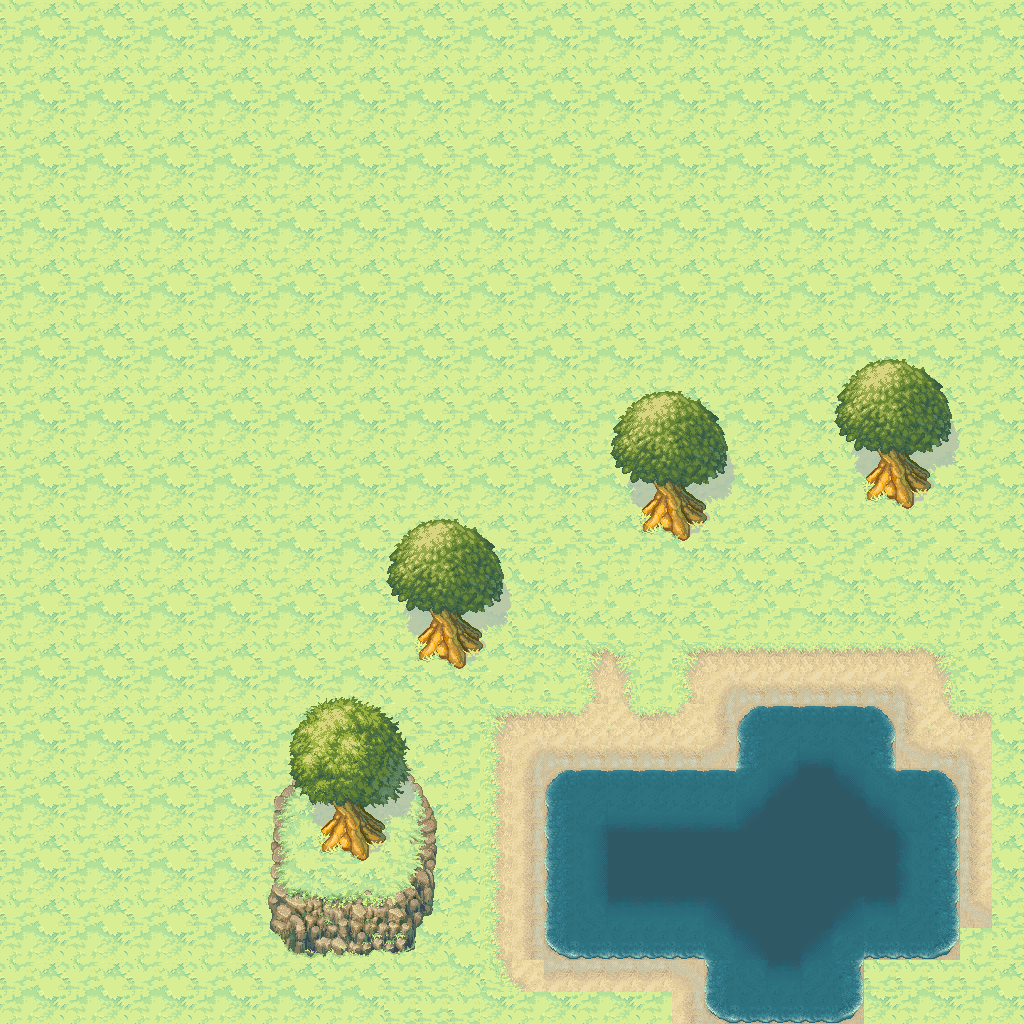

A 2D game scene composited from a Tiled map and its tileset images. What follows is a short description and the map's XML, with each tile layer's data collapsed to a summary:
An orthogonal 32x32 tile map with 32x32 px tiles, 5 tile layers (Tile Layer 1, Tile Layer 2, Tile Layer 3, Tile Layer 4, ...).

<map version="1.2" tiledversion="1.2.3" orientation="orthogonal" renderorder="right-down" width="32" height="32" tilewidth="32" tileheight="32" infinite="0" nextlayerid="6" nextobjectid="1">
 <tileset firstgid="1" source="tileset1.tsx" />
 <layer id="1" name="Tile Layer 1" width="32" height="32">
  <data>[1024 cells, 1024 non-empty, 17 distinct tile ids]</data>
 </layer>
 <layer id="2" name="Tile Layer 2" width="32" height="32">
  <data>[1024 cells, 60 non-empty, 5 distinct tile ids]</data>
 </layer>
 <layer id="3" name="Tile Layer 3" width="32" height="32">
  <data>[1024 cells, 162 non-empty, 36 distinct tile ids]</data>
 </layer>
 <layer id="4" name="Tile Layer 4" width="32" height="32">
  <data>[1024 cells, 228 non-empty, 78 distinct tile ids]</data>
 </layer>
 <layer id="5" name="Tile Layer 5" width="32" height="32">
  <data>[1024 cells, 24 non-empty, 24 distinct tile ids]</data>
 </layer>
</map>